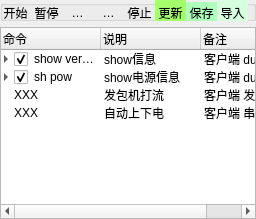
  <widget class="QDockWidget" name="Sequencer">
   <property name="enabled">
    <bool>true</bool>
   </property>
   <property name="sizePolicy">
    <sizepolicy hsizetype="Preferred" vsizetype="Preferred">
     <horstretch>0</horstretch>
     <verstretch>0</verstretch>
    </sizepolicy>
   </property>
   <property name="minimumSize">
    <size>
     <width>0</width>
     <height>111</height>
    </size>
   </property>
   <property name="baseSize">
    <size>
     <width>215</width>
     <height>585</height>
    </size>
   </property>
   <property name="features">
    <set>QDockWidget::AllDockWidgetFeatures</set>
   </property>
   <property name="allowedAreas">
    <set>Qt::AllDockWidgetAreas</set>
   </property>
   <property name="windowTitle">
    <string>测试序列</string>
   </property>
   <attribute name="dockWidgetArea">
    <number>2</number>
   </attribute>
   <widget class="QWidget" name="dockWidgetContents_3">
    <layout class="QVBoxLayout" name="verticalLayout">
     <property name="leftMargin">
      <number>0</number>
     </property>
     <property name="topMargin">
      <number>0</number>
     </property>
     <property name="rightMargin">
      <number>0</number>
     </property>
     <property name="bottomMargin">
      <number>0</number>
     </property>
     <item>
      <widget class="QGroupBox" name="groupBoxSequenceToolBar">
       <property name="sizePolicy">
        <sizepolicy hsizetype="Minimum" vsizetype="Minimum">
         <horstretch>0</horstretch>
         <verstretch>0</verstretch>
        </sizepolicy>
       </property>
       <property name="maximumSize">
        <size>
         <width>16777215</width>
         <height>21</height>
        </size>
       </property>
       <property name="title">
        <string/>
       </property>
       <widget class="QWidget" name="layoutWidget_2">
        <property name="geometry">
         <rect>
          <x>0</x>
          <y>0</y>
          <width>248</width>
          <height>26</height>
         </rect>
        </property>
        <layout class="QHBoxLayout" name="horizontalLayout_5">
         <property name="spacing">
          <number>0</number>
         </property>
         <property name="sizeConstraint">
          <enum>QLayout::SetNoConstraint</enum>
         </property>
         <item>
          <widget class="QToolButton" name="toolButton_9">
           <property name="styleSheet">
            <string notr="true"/>
           </property>
           <property name="text">
            <string>开始</string>
           </property>
           <property name="icon">
            <iconset>
             <activeon>:/Graphics/images/start.bmp</activeon>
            </iconset>
           </property>
           <property name="autoRaise">
            <bool>true</bool>
           </property>
          </widget>
         </item>
         <item>
          <widget class="QToolButton" name="toolButton_10">
           <property name="styleSheet">
            <string notr="true"/>
           </property>
           <property name="text">
            <string>暂停</string>
           </property>
           <property name="icon">
            <iconset>
             <activeon>:/Graphics/images/pause.bmp</activeon>
            </iconset>
           </property>
           <property name="autoRaise">
            <bool>true</bool>
           </property>
          </widget>
         </item>
         <item>
          <widget class="QToolButton" name="toolButton_11">
           <property name="styleSheet">
            <string notr="true"/>
           </property>
           <property name="text">
            <string>上一步</string>
           </property>
           <property name="icon">
            <iconset>
             <activeon>:/Graphics/images/laststep.bmp</activeon>
            </iconset>
           </property>
           <property name="autoRaise">
            <bool>true</bool>
           </property>
          </widget>
         </item>
         <item>
          <widget class="QToolButton" name="toolButton_12">
           <property name="styleSheet">
            <string notr="true"/>
           </property>
           <property name="text">
            <string>下一步</string>
           </property>
           <property name="icon">
            <iconset>
             <activeon>:/Graphics/images/nextstep.bmp</activeon>
            </iconset>
           </property>
           <property name="autoRaise">
            <bool>true</bool>
           </property>
          </widget>
         </item>
         <item>
          <widget class="QToolButton" name="toolButton_13">
           <property name="styleSheet">
            <string notr="true"/>
           </property>
           <property name="text">
            <string>停止</string>
           </property>
           <property name="icon">
            <iconset>
             <activeon>:/Graphics/images/stop.png</activeon>
            </iconset>
           </property>
           <property name="autoRaise">
            <bool>true</bool>
           </property>
          </widget>
         </item>
         <item>
          <widget class="QToolButton" name="toolButton_14">
           <property name="autoFillBackground">
            <bool>false</bool>
           </property>
           <property name="styleSheet">
            <string notr="true">background-color: rgb(164, 255, 108);
</string>
           </property>
           <property name="text">
            <string>更新</string>
           </property>
           <property name="autoRaise">
            <bool>true</bool>
           </property>
          </widget>
         </item>
         <item>
          <widget class="QToolButton" name="toolButton_15">
           <property name="styleSheet">
            <string notr="true"> border: none; 
background-color: rgb(174, 255, 188);</string>
           </property>
           <property name="text">
            <string>保存</string>
           </property>
           <property name="autoRaise">
            <bool>true</bool>
           </property>
          </widget>
         </item>
         <item>
          <widget class="QToolButton" name="toolButton_16">
           <property name="styleSheet">
            <string notr="true">background-color: rgb(215, 255, 223);</string>
           </property>
           <property name="text">
            <string>导入</string>
           </property>
           <property name="autoRaise">
            <bool>true</bool>
           </property>
          </widget>
         </item>
        </layout>
       </widget>
      </widget>
     </item>
     <item>
      <widget class="QTreeWidget" name="treeWidget_sequencer">
       <property name="sizePolicy">
        <sizepolicy hsizetype="Preferred" vsizetype="Preferred">
         <horstretch>0</horstretch>
         <verstretch>0</verstretch>
        </sizepolicy>
       </property>
       <property name="baseSize">
        <size>
         <width>10</width>
         <height>12</height>
        </size>
       </property>
       <property name="sizeAdjustPolicy">
        <enum>QAbstractScrollArea::AdjustIgnored</enum>
       </property>
       <property name="autoExpandDelay">
        <number>0</number>
       </property>
       <property name="indentation">
        <number>10</number>
       </property>
       <property name="rootIsDecorated">
        <bool>true</bool>
       </property>
       <property name="uniformRowHeights">
        <bool>false</bool>
       </property>
       <property name="itemsExpandable">
        <bool>true</bool>
       </property>
       <property name="headerHidden">
        <bool>false</bool>
       </property>
       <property name="columnCount">
        <number>3</number>
       </property>
       <attribute name="headerVisible">
        <bool>true</bool>
       </attribute>
       <attribute name="headerDefaultSectionSize">
        <number>100</number>
       </attribute>
       <attribute name="headerHighlightSections">
        <bool>false</bool>
       </attribute>
       <attribute name="headerShowSortIndicator" stdset="0">
        <bool>false</bool>
       </attribute>
       <attribute name="headerStretchLastSection">
        <bool>true</bool>
       </attribute>
       <column>
        <property name="text">
         <string>命令</string>
        </property>
       </column>
       <column>
        <property name="text">
         <string>说明</string>
        </property>
       </column>
       <column>
        <property name="text">
         <string>备注</string>
        </property>
       </column>
       <item>
        <property name="text">
         <string>show version detail </string>
        </property>
        <property name="checkState">
         <enum>Checked</enum>
        </property>
        <property name="text">
         <string>show信息</string>
        </property>
        <property name="text">
         <string>客户端 dut1主</string>
        </property>
        <item>
         <property name="text">
          <string>scan</string>
         </property>
         <property name="checkState">
          <enum>Checked</enum>
         </property>
         <property name="text">
          <string>识别对应信息是否正确</string>
         </property>
         <property name="flags">
          <set>ItemIsSelectable|ItemIsEditable|ItemIsDragEnabled|ItemIsUserCheckable|ItemIsEnabled</set>
         </property>
        </item>
        <item>
         <property name="text">
          <string>print log</string>
         </property>
         <property name="checkState">
          <enum>Checked</enum>
         </property>
         <property name="text">
          <string>打印报告</string>
         </property>
         <property name="flags">
          <set>ItemIsSelectable|ItemIsEditable|ItemIsDragEnabled|ItemIsUserCheckable|ItemIsEnabled</set>
         </property>
        </item>
       </item>
       <item>
        <property name="text">
         <string>sh pow </string>
        </property>
        <property name="checkState">
         <enum>Checked</enum>
        </property>
        <property name="text">
         <string>show电源信息</string>
        </property>
        <property name="text">
         <string>客户端 duit1 从</string>
        </property>
        <property name="flags">
         <set>ItemIsSelectable|ItemIsEditable|ItemIsDragEnabled|ItemIsUserCheckable|ItemIsEnabled</set>
        </property>
        <item>
         <property name="text">
          <string>scan</string>
         </property>
         <property name="checkState">
          <enum>Checked</enum>
         </property>
         <property name="text">
          <string>识别对应信息是否正确</string>
         </property>
         <property name="flags">
          <set>ItemIsSelectable|ItemIsEditable|ItemIsDragEnabled|ItemIsUserCheckable|ItemIsEnabled</set>
         </property>
        </item>
       </item>
       <item>
        <property name="text">
         <string>XXX</string>
        </property>
        <property name="text">
         <string>发包机打流</string>
        </property>
        <property name="text">
         <string>客户端 发包机</string>
        </property>
       </item>
       <item>
        <property name="text">
         <string>XXX</string>
        </property>
        <property name="text">
         <string>自动上下电</string>
        </property>
        <property name="text">
         <string>客户端 串口自动上下电工具</string>
        </property>
       </item>
      </widget>
     </item>
    </layout>
   </widget>
  </widget>
